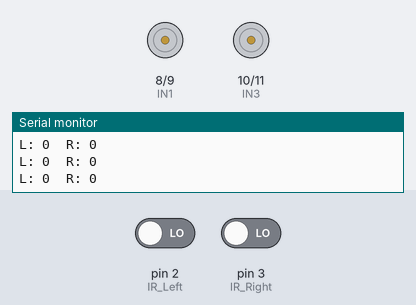
Bench run of a sketch on a simulated Arduino Uno, built with avr-gcc and run on an emulated ATmega328P. On the bench: motor-driver pin pairs drawn as motors (green arrow = first pin HIGH = forward, orange = second pin HIGH = backward, longer = more drive, scaled by the enable pin), the last lines printed to the serial monitor. The test bench sets the inputs (shaded band); at power-on: pin 2 (IR_Left) LOW, pin 3 (IR_Right) LOW.

Above: at 1.2 s.
1.3 s: pin 2 (IR_Left) driven HIGH
At 2.5 s:
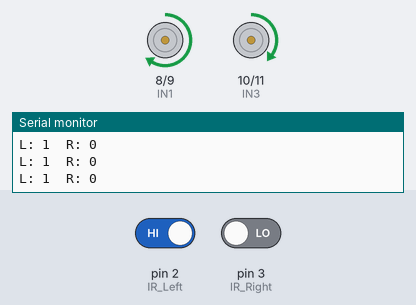
2.8 s: pin 3 (IR_Right) driven HIGH
At 3.5 s:
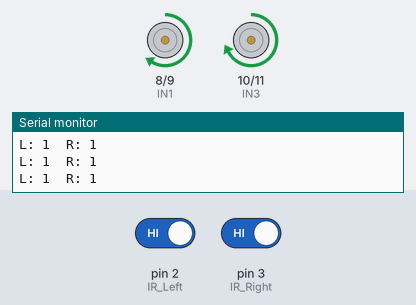
4.3 s: pin 2 (IR_Left) driven LOW
At 5.5 s:
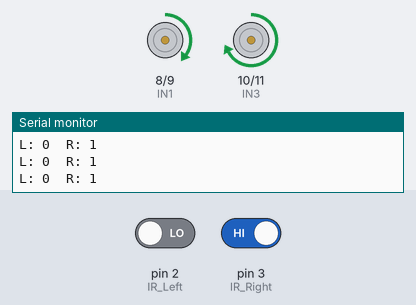
5.8 s: pin 3 (IR_Right) driven LOW
At 6.8 s:
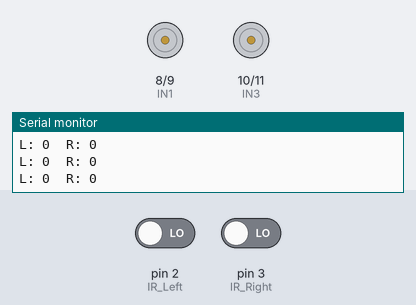
Timing chart, 0 to 8.3 s (numbered marks = the images above; inputs shaded):
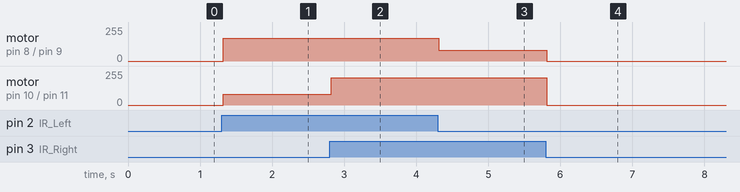

Measured:
- after the input at 1.3 s, motor on pin 8 (IN1) / pin 9 (IN2): stopped → forward 170/255 at once; motor on pin 10 (IN3) / pin 11 (IN4): stopped → forward 80/255 at once
- after the input at 2.8 s, motor on pin 10 (IN3) / pin 11 (IN4): forward 80/255 → forward 204/255 at once
- after the input at 4.3 s, motor on pin 8 (IN1) / pin 9 (IN2): forward 170/255 → forward 80/255 at once
- after the input at 5.8 s, motor on pin 8 (IN1) / pin 9 (IN2): forward 80/255 → stopped at once; motor on pin 10 (IN3) / pin 11 (IN4): forward 204/255 → stopped at once

The sketch:

line_following.ino
```cpp
// ===============================
// MODULE 2: IR Line Following Robot
// 2 Sensors: Left + Right
// ===============================

// Motor Driver Pins (L298N)
int ENA = 5;
int IN1 = 8;
int IN2 = 9;

int ENB = 6;
int IN3 = 10;
int IN4 = 11;

// IR Sensors
int IR_Left  = 2;
int IR_Right = 3;

// Speed Settings
int baseSpeed = 170;
float rightCorrection = 1.20;   // adjust from Module 1

void setup() {

  // Motor pins
  pinMode(ENA, OUTPUT);
  pinMode(IN1, OUTPUT);
  pinMode(IN2, OUTPUT);

  pinMode(ENB, OUTPUT);
  pinMode(IN3, OUTPUT);
  pinMode(IN4, OUTPUT);

  // IR pins
  pinMode(IR_Left, INPUT);
  pinMode(IR_Right, INPUT);

  Serial.begin(9600);
  Serial.println("Line Following Started...");
}

void loop() {

  int leftVal  = digitalRead(IR_Left);
  int rightVal = digitalRead(IR_Right);

  // Print sensor readings
  Serial.print("L: ");
  Serial.print(leftVal);
  Serial.print("  R: ");
  Serial.println(rightVal);

  // ===============================
  // LINE FOLLOWING LOGIC
  // ===============================

  // Case 1: Both sensors on WHITE → go straight
  if (leftVal == HIGH && rightVal == HIGH) {
    driveStraight();
  }

  // Case 2: Left sensor sees BLACK → line is left → turn left
  else if (leftVal == LOW && rightVal == HIGH) {
    turnLeft();
  }

  // Case 3: Right sensor sees BLACK → line is right → turn right
  else if (leftVal == HIGH && rightVal == LOW) {
    turnRight();
  }

  // Case 4: Both sensors see BLACK → stop (at intersection or end)
  else if (leftVal == LOW && rightVal == LOW) {
    stopRobot();
  }
}


// ===============================
// MOTOR CONTROL FUNCTIONS
// ===============================

void driveStraight() {

  analogWrite(ENA, baseSpeed);
  analogWrite(ENB, baseSpeed * rightCorrection);

  digitalWrite(IN1, HIGH);
  digitalWrite(IN2, LOW);

  digitalWrite(IN3, HIGH);
  digitalWrite(IN4, LOW);
}

void turnLeft() {

  // Slow left motor, speed up right motor
  analogWrite(ENA, 80);
  analogWrite(ENB, baseSpeed * rightCorrection);

  digitalWrite(IN1, HIGH);
  digitalWrite(IN2, LOW);

  digitalWrite(IN3, HIGH);
  digitalWrite(IN4, LOW);
}

void turnRight() {

  // Slow right motor, speed up left motor
  analogWrite(ENA, baseSpeed);
  analogWrite(ENB, 80);

  digitalWrite(IN1, HIGH);
  digitalWrite(IN2, LOW);

  digitalWrite(IN3, HIGH);
  digitalWrite(IN4, LOW);
}

void stopRobot() {

  analogWrite(ENA, 0);
  analogWrite(ENB, 0);
}
```
